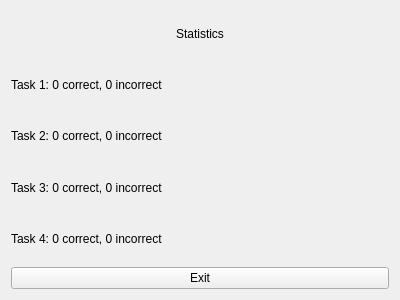
<?xml version="1.0" encoding="UTF-8"?>
<ui version="4.0">
 <class>StatWindow</class>
 <widget class="QWidget" name="StatWindow">
  <property name="geometry">
   <rect>
    <x>0</x>
    <y>0</y>
    <width>400</width>
    <height>300</height>
   </rect>
  </property>
  <property name="windowTitle">
   <string>Statistics</string>
  </property>
  <layout class="QVBoxLayout" name="verticalLayout">
   <item>
    <widget class="QLabel" name="titleLabel">
     <property name="text">
      <string>Statistics</string>
     </property>
     <property name="alignment">
      <set>Qt::AlignCenter</set>
     </property>
    </widget>
   </item>
   <item>
    <widget class="QLabel" name="task1Label">
     <property name="text">
      <string>Task 1: 0 correct, 0 incorrect</string>
     </property>
    </widget>
   </item>
   <item>
    <widget class="QLabel" name="task2Label">
     <property name="text">
      <string>Task 2: 0 correct, 0 incorrect</string>
     </property>
    </widget>
   </item>
   <item>
    <widget class="QLabel" name="task3Label">
     <property name="text">
      <string>Task 3: 0 correct, 0 incorrect</string>
     </property>
    </widget>
   </item>
   <item>
    <widget class="QLabel" name="task4Label">
     <property name="text">
      <string>Task 4: 0 correct, 0 incorrect</string>
     </property>
    </widget>
   </item>
   <item>
    <widget class="QPushButton" name="exitButton">
     <property name="text">
      <string>Exit</string>
     </property>
    </widget>
   </item>
  </layout>
 </widget>
 <resources/>
 <connections/>
</ui>
